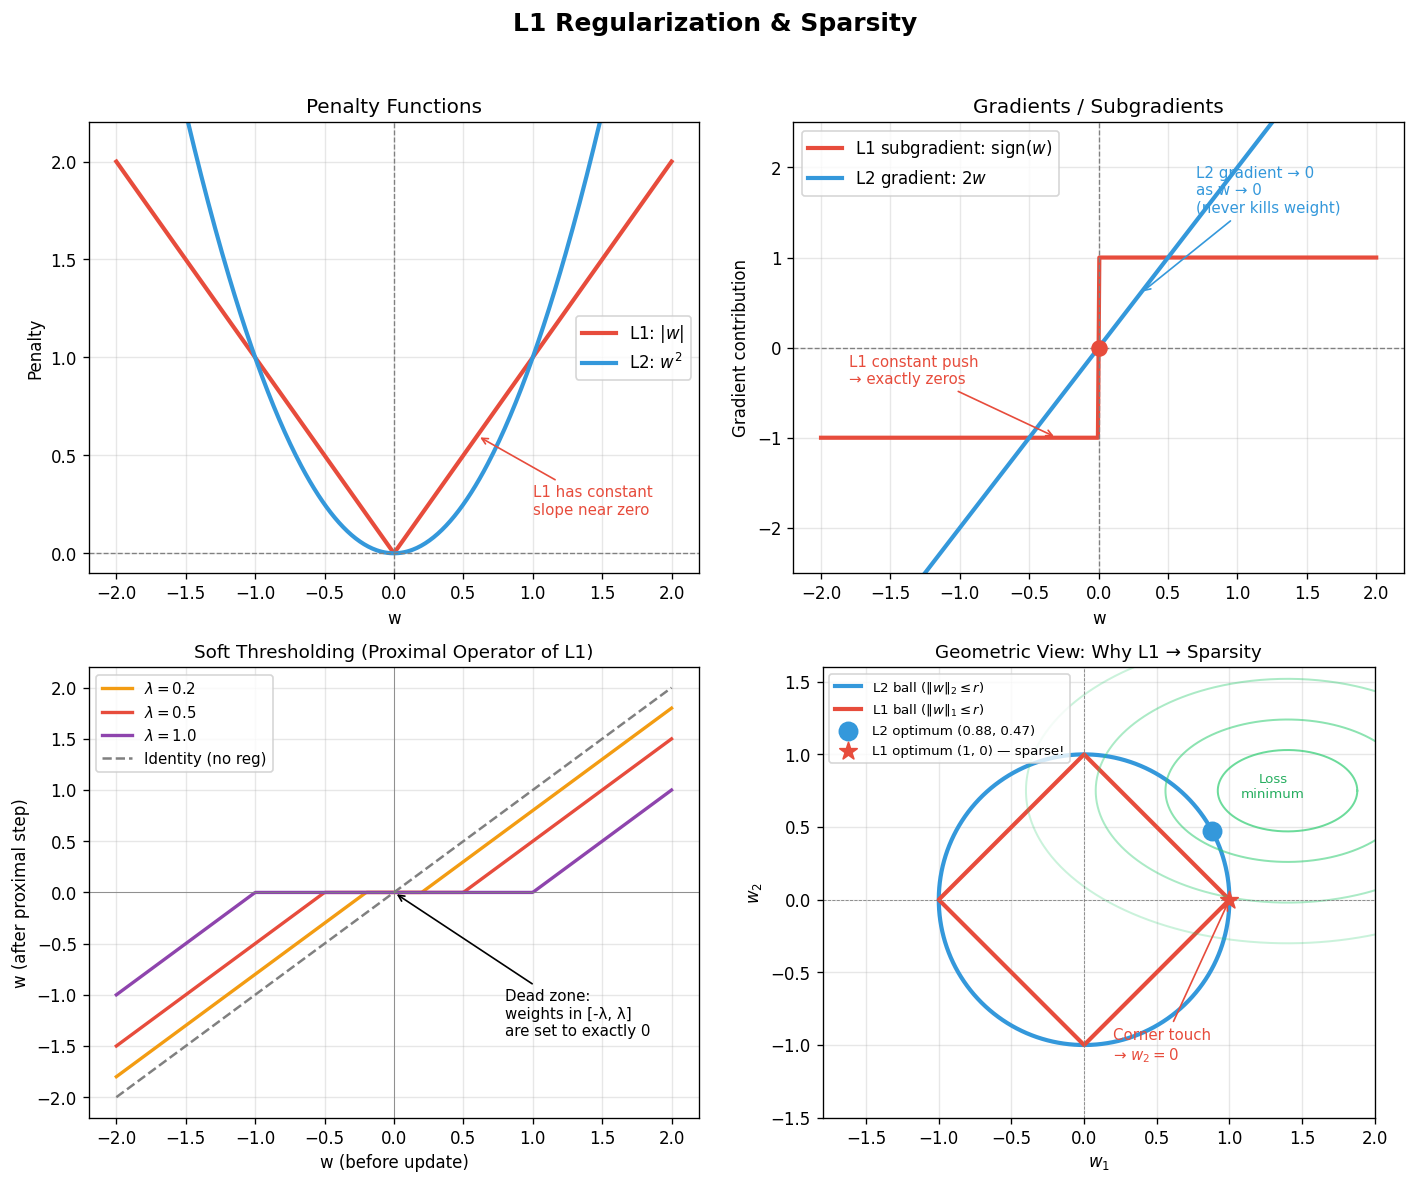

Python code for this plot:
import numpy as np
import matplotlib
matplotlib.use("Agg")  # non-interactive backend — no display needed
import matplotlib.pyplot as plt
import matplotlib.patches as patches
from matplotlib.patches import FancyArrowPatch

np.random.seed(42)

fig, axes = plt.subplots(2, 2, figsize=(12, 10))
fig.suptitle("L1 Regularization & Sparsity", fontsize=15, fontweight="bold", y=0.98)

w = np.linspace(-2, 2, 400)

# --- Panel 1: Penalty functions ---
ax1 = axes[0, 0]
ax1.plot(w, np.abs(w),       color="#e74c3c", lw=2.5, label=r"L1: $|w|$")
ax1.plot(w, w**2,            color="#3498db", lw=2.5, label=r"L2: $w^2$")
ax1.axhline(0, color="gray", lw=0.8, ls="--")
ax1.axvline(0, color="gray", lw=0.8, ls="--")
ax1.set_title("Penalty Functions", fontsize=12)
ax1.set_xlabel("w")
ax1.set_ylabel("Penalty")
ax1.legend(fontsize=10)
ax1.set_ylim(-0.1, 2.2)
ax1.annotate("L1 has constant\nslope near zero", xy=(0.6, 0.6), xytext=(1.0, 0.2),
             arrowprops=dict(arrowstyle="->", color="#e74c3c"), color="#e74c3c", fontsize=9)
ax1.grid(True, alpha=0.3)

# --- Panel 2: Gradients (subgradient for L1) ---
ax2 = axes[0, 1]
l1_grad = np.sign(w)
l2_grad = 2 * w
ax2.plot(w, l1_grad, color="#e74c3c", lw=2.5, label=r"L1 subgradient: $\mathrm{sign}(w)$")
ax2.plot(w, l2_grad, color="#3498db", lw=2.5, label=r"L2 gradient: $2w$")
ax2.axhline(0, color="gray", lw=0.8, ls="--")
ax2.axvline(0, color="gray", lw=0.8, ls="--")
ax2.scatter([0], [0], color="#e74c3c", s=80, zorder=5)  # subgradient discontinuity at 0
ax2.set_title("Gradients / Subgradients", fontsize=12)
ax2.set_xlabel("w")
ax2.set_ylabel("Gradient contribution")
ax2.legend(fontsize=10)
ax2.annotate("L2 gradient → 0\nas w → 0\n(never kills weight)", xy=(0.3, 0.6), xytext=(0.7, 1.5),
             arrowprops=dict(arrowstyle="->", color="#3498db"), color="#3498db", fontsize=9)
ax2.annotate("L1 constant push\n→ exactly zeros", xy=(-0.3, -1.0), xytext=(-1.8, -0.4),
             arrowprops=dict(arrowstyle="->", color="#e74c3c"), color="#e74c3c", fontsize=9)
ax2.grid(True, alpha=0.3)
ax2.set_ylim(-2.5, 2.5)

# --- Panel 3: Soft thresholding (proximal operator of L1) ---
ax3 = axes[1, 0]
lambdas = [0.2, 0.5, 1.0]
colors_st = ["#f39c12", "#e74c3c", "#8e44ad"]
for lam, col in zip(lambdas, colors_st):
    # soft threshold: sign(w) * max(|w| - lam, 0)
    w_new = np.sign(w) * np.maximum(np.abs(w) - lam, 0)
    ax3.plot(w, w_new, color=col, lw=2, label=rf"$\lambda={lam}$")
ax3.plot(w, w, color="gray", lw=1.5, ls="--", label="Identity (no reg)")
ax3.axhline(0, color="gray", lw=0.5)
ax3.axvline(0, color="gray", lw=0.5)
ax3.set_title("Soft Thresholding (Proximal Operator of L1)", fontsize=11)
ax3.set_xlabel("w (before update)")
ax3.set_ylabel("w (after proximal step)")
ax3.legend(fontsize=9)
ax3.annotate("Dead zone:\nweights in [-λ, λ]\nare set to exactly 0", xy=(0.0, 0.0),
             xytext=(0.8, -1.4), arrowprops=dict(arrowstyle="->", color="black"), fontsize=9)
ax3.grid(True, alpha=0.3)

# --- Panel 4: 2D geometric view — constraint sets ---
ax4 = axes[1, 1]
theta = np.linspace(0, 2 * np.pi, 500)

# L2 ball (circle)
ax4.plot(np.cos(theta), np.sin(theta), color="#3498db", lw=2.5, label="L2 ball ($\|w\|_2 \leq r$)")

# L1 ball (diamond)
diamond_x = [1, 0, -1, 0, 1]
diamond_y = [0, 1, 0, -1, 0]
ax4.plot(diamond_x, diamond_y, color="#e74c3c", lw=2.5, label="L1 ball ($\|w\|_1 \leq r$)")

# Elliptical loss contours (minimum at (1.5, 0.8) — outside the constraint balls)
loss_center = np.array([1.4, 0.75])
for scale, alpha in zip([0.4, 0.7, 1.1, 1.5], [0.7, 0.55, 0.4, 0.25]):
    ellipse_x = loss_center[0] + scale * 1.2 * np.cos(theta)
    ellipse_y = loss_center[1] + scale * 0.7 * np.sin(theta)
    ax4.plot(ellipse_x, ellipse_y, color="#2ecc71", lw=1.2, alpha=alpha)

ax4.text(1.3, 0.7, "Loss\nminimum", fontsize=8, color="#27ae60", ha="center")

# Mark optimal points
# L2: closest point on circle to loss center
l2_opt = loss_center / np.linalg.norm(loss_center)
ax4.scatter(*l2_opt, color="#3498db", s=120, zorder=10, label=f"L2 optimum ({l2_opt[0]:.2f}, {l2_opt[1]:.2f})")

# L1: closest point on diamond (typically a corner → sparse)
ax4.scatter(1, 0, color="#e74c3c", s=120, zorder=10, marker="*", label="L1 optimum (1, 0) — sparse!")

ax4.set_xlim(-1.8, 2.0)
ax4.set_ylim(-1.5, 1.6)
ax4.set_aspect("equal")
ax4.axhline(0, color="gray", lw=0.5, ls="--")
ax4.axvline(0, color="gray", lw=0.5, ls="--")
ax4.set_title("Geometric View: Why L1 → Sparsity", fontsize=11)
ax4.set_xlabel("$w_1$")
ax4.set_ylabel("$w_2$")
ax4.legend(fontsize=8, loc="upper left")
ax4.annotate("Corner touch\n→ $w_2 = 0$", xy=(1, 0), xytext=(0.2, -1.1),
             arrowprops=dict(arrowstyle="->", color="#e74c3c"), color="#e74c3c", fontsize=9)
ax4.grid(True, alpha=0.3)

plt.tight_layout(rect=[0, 0, 1, 0.96])
plt.savefig("graph_DAY_25.png", dpi=120, bbox_inches="tight")
print("graph_DAY_25.png saved successfully.")
